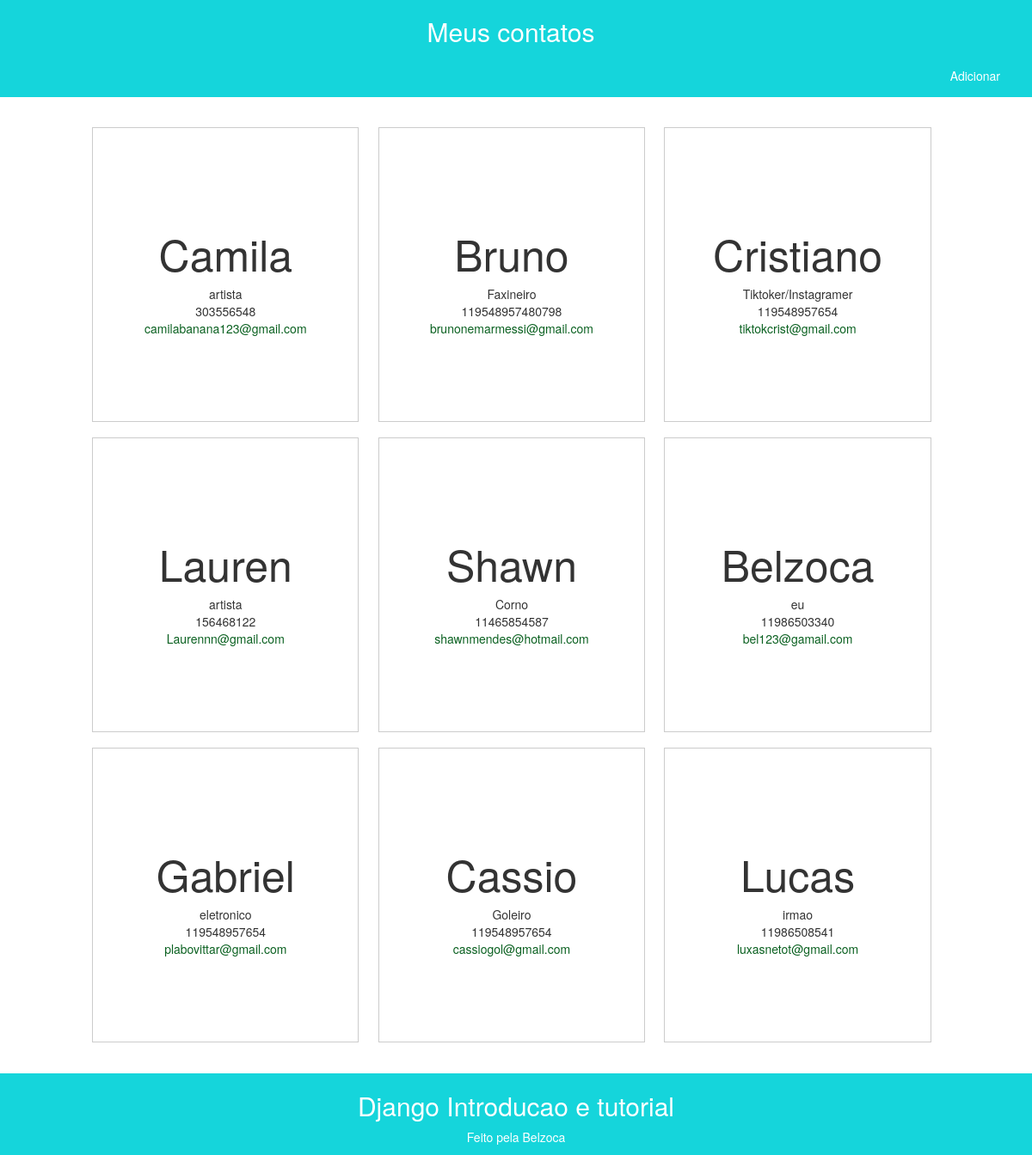
The page / on the database its author committed.
### mycontacts/models.py (models this page shows)
class Contact(models.Model):
    name = models.CharField(max_length=200)
    relation = models.CharField(max_length=200)
    phone = models.CharField(max_length=200)
    email = models.CharField(max_length=200)

### mycontacts/views.py (the view)
# urls.py: path(r'', views.show),
def show(request):
    contact_list = Contact.objects.all()
    return render(request, 'mycontacts/show.html',{'contacts': contact_list})

### mycontacts/templates/mycontacts/show.html
{% extends 'mycontacts/background.html' %}
{% load static %}
{% block content %}
<div class="container-show">
    <ul class="grid" style="list-style-type: none">
    {% for contact in contacts %}
    <li>
        <div>
            <h2 class="name">{{ contact.name }}</h2>
            <div class="relation">{{ contact.relation }}</div>
            <div class="phone">{{ contact.phone }}</div>
            <div class="email"><a href='{{ contact.email }}'>{{ contact.email }}</a> </div>
        </div>
    </li>
    {%  endfor %}
    </ul>
</div>
{% endblock content %}

### mycontacts/templates/mycontacts/background.html (shortened to what this page needs)
{% load static %}
<!DOCTYPE HTML>
<html lang="en-US">
<head>
    <link rel="stylesheet" href="https://maxcdn.bootstrapcdn.com/bootstrap/3.3.5/css/bootstrap.min.css">
    <link rel="stylesheet" href="https://maxcdn.bootstrapcdn.com/bootstrap/3.3.5/css/bootstrap-theme.min.css">
    <link rel="stylesheet" href="{% static 'css/show.css' %}">
    <link rel="stylesheet" href="{% static 'css/add.css' %}">
</head>
<body>
    <div class="header">
        <h2><a href="/">Meus contatos</a></h2>
        <div class="pull-right">
		    <a href="/add">Adicionar</a>
		</div>
    </div>
    <div class="body">
            {% block content %}
    </div>
    <div class="footer">
        <h2>Django Introducao e tutorial</h2>
        <p>Feito pela Belzoca</a></p>
    </div>
</body>
</html>

### mycontacts/static/css/show.css (style rules this page uses)
html { height: 100%; }
.name { font-size: 50px; }
.email { color: #0B6121; }
.grid { overflow: hidden; padding: 2em 2em; max-width: 76em; margin: 0 auto; }
.grid li { padding: 0 0.8em 1.3em ; }
.grid li > div { border-bottom: 1.8px solid #cccccc; border-right: 1.4px solid #cccccc; border-left: 0.7px solid #cccccc; border-top: 0.6px solid #cccccc; background: #ffffff; padding: 7em 2em; text-align: center; }
.grid li a { color: #0B6121; }
@media all and (min-width: 27em) { .grid li { width: 100%; float: left; } }
@media all and (min-width: 40em) { .grid li { width: 50%; } }
@media all and (min-width: 60em) { .grid li { width: 33%; } }
.container-show { padding-top: 10%; padding-bottom: 7%; }
body { position: relative; margin: 0; min-height: 100%; }
.footer { color:white; text-align: center; padding: 0.5px; width: 100%; height: 95px; background-color: #15d5db; position: absolute; right: 0; bottom: 0; left: 0; }
.header { color:white; background-color: #15d5db; width: 100%; position:fixed; text-align: center; transition: top .2s ease-in; }
.header a { text-decoration:none; display:block; color:white; margin-right: 12px; padding: 15px 25px; }
.header h2 a { text-decoration:none; color:white; padding: 0px 0px; }

### rows shown on the page
Contact: name "Camila", relation "artista", phone "303556548", email "camilabanana123@gmail.com"
Contact: name "Bruno", relation "Faxineiro", phone "119548957480798", email "brunonemarmessi@gmail.com"
Contact: name "Cristiano", relation "Tiktoker/Instagramer", phone "119548957654", email "tiktokcrist@gmail.com"
Contact: name "Lauren", relation "artista", phone "156468122", email "Laurennn@gmail.com"
Contact: name "Shawn", relation "Corno", phone "11465854587", email "shawnmendes@hotmail.com"
Contact: name "Belzoca", relation "eu", phone "11986503340", email "bel123@gamail.com"
Contact: name "Gabriel", relation "eletronico", phone "119548957654", email "plabovittar@gmail.com"
Contact: name "Cassio", relation "Goleiro", phone "119548957654", email "cassiogol@gmail.com"
Contact: name "Lucas", relation "irmao", phone "11986508541", email "luxasnetot@gmail.com"
